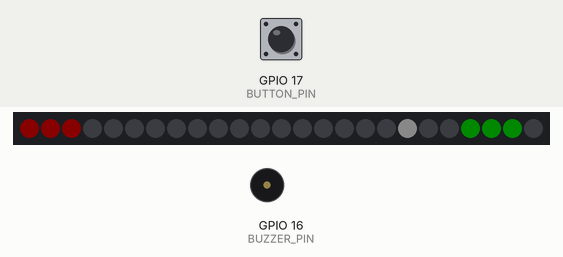
This sketch was run on a simulated ESP32. Parts: 25 RGB LEDs in strip order, left to right, buzzer (waves = sounding). Inputs (shaded band) come from the test bench; at power-on: GPIO 17 (BUTTON_PIN) HIGH. Dim RGB values are drawn brighter than linear; random numbers use the default seed unless the sketch sets one.

Above: at 3.2 s.
3.3 s: GPIO 17 (BUTTON_PIN) pulled LOW for 3.2 s
At 5.51 s:
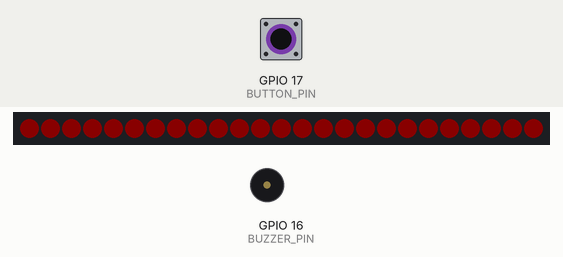
7.1 s: GPIO 17 (BUTTON_PIN) pulled LOW for 1 s
At 8.43 s:
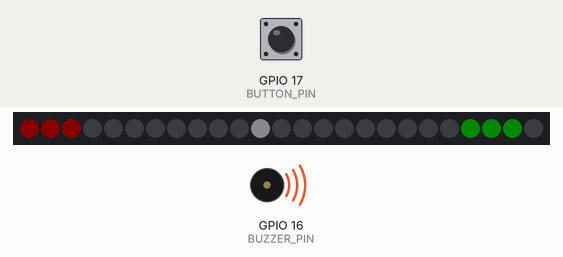
Timing chart, 0 to 12.4 s (numbered marks = the images above; inputs shaded):
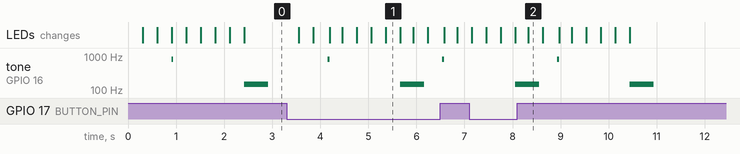

Measured:
- after the input at 3.3 s, tone on GPIO 16 (BUZZER_PIN): plays 800 Hz for 0.04 s, 150 Hz for 0.50 s, 800 Hz for 0.04 s, starting after 0.86 s; the LEDs: first change after 0.25 s (image 1 shows a later state)

The sketch:

LED_Matrix_Pong_Game.ino
```cpp
/*
 * =============================================================================
 * 5x5 PONG AGAINST AI
 * =============================================================================
 * A miniature single-player Pong game.
 *
 * PLAYER:
 *   Tilt left/right to move the paddle on the bottom row.
 *
 * IMU CONFIGURATION:
 *   Physical Y axis -> horizontal paddle movement
 *   Y axis is NOT inverted
 *   Tilt threshold = approximately 15 degrees
 *
 * CPU:
 *   A simple AI follows the ball horizontally.
 *
 * BUTTON:
 *   Restart the game after losing.
 *
 * Hardware:
 *   Matrix DATA = GPIO 7
 *   Button      = GPIO 17
 *   Buzzer      = GPIO 16
 *   IMU CS      = GPIO 10
 *   IMU SCK     = GPIO 12
 *   IMU MOSI    = GPIO 11
 *   IMU MISO    = GPIO 13
 * =============================================================================
 */

#include <Arduino.h>
#include <SPI.h>
#include <Adafruit_NeoPixel.h>

#define MATRIX_PIN 7
#define BUTTON_PIN 17
#define BUZZER_PIN 16

#define IMU_CS   10
#define IMU_SCK  12
#define IMU_MOSI 11
#define IMU_MISO 13

#define TILT_THRESHOLD 4240

#define NUM_PIXELS 25

Adafruit_NeoPixel matrix(
  NUM_PIXELS,
  MATRIX_PIN,
  NEO_GRB + NEO_KHZ800
);

//=============================================================================
// Game Variables
//=============================================================================

int ballX = 2;
int ballY = 3;

int ballDX = 1;
int ballDY = -1;

int playerX = 2;
int cpuX = 2;

unsigned long lastMove = 0;

bool gameOver = false;

// Prevents one continuous tilt from moving the paddle repeatedly.
bool tiltReady = true;

//=============================================================================
// Matrix
//=============================================================================

int xy(int x, int y)
{
  if (y % 2 == 0)
    return y * 5 + x;

  return y * 5 + (4 - x);
}

void pixel(int x, int y, uint32_t color)
{
  if (x >= 0 && x < 5 &&
      y >= 0 && y < 5)
  {
    matrix.setPixelColor(
      xy(x, y),
      color
    );
  }
}

void draw()
{
  matrix.clear();

  //------------------------------------------------------------------------
  // Ball
  //------------------------------------------------------------------------

  pixel(
    ballX,
    ballY,
    matrix.Color(255, 255, 255)
  );

  //------------------------------------------------------------------------
  // CPU paddle
  //------------------------------------------------------------------------

  pixel(
    cpuX,
    0,
    matrix.Color(255, 0, 0)
  );

  if (cpuX > 0)
  {
    pixel(
      cpuX - 1,
      0,
      matrix.Color(255, 0, 0)
    );
  }

  if (cpuX < 4)
  {
    pixel(
      cpuX + 1,
      0,
      matrix.Color(255, 0, 0)
    );
  }

  //------------------------------------------------------------------------
  // Player paddle
  //------------------------------------------------------------------------

  pixel(
    playerX,
    4,
    matrix.Color(0, 255, 0)
  );

  if (playerX > 0)
  {
    pixel(
      playerX - 1,
      4,
      matrix.Color(0, 255, 0)
    );
  }

  if (playerX < 4)
  {
    pixel(
      playerX + 1,
      4,
      matrix.Color(0, 255, 0)
    );
  }

  matrix.show();
}

//=============================================================================
// IMU
//=============================================================================

void imuWrite(byte reg, byte value)
{
  digitalWrite(IMU_CS, LOW);

  SPI.transfer(reg & 0x7F);
  SPI.transfer(value);

  digitalWrite(IMU_CS, HIGH);
}

int16_t imuRead16(byte reg)
{
  digitalWrite(IMU_CS, LOW);

  SPI.transfer(reg | 0x80);

  byte low = SPI.transfer(0);
  byte high = SPI.transfer(0);

  digitalWrite(IMU_CS, HIGH);

  return (int16_t)((high << 8) | low);
}

void setupIMU()
{
  pinMode(IMU_CS, OUTPUT);

  digitalWrite(IMU_CS, HIGH);

  SPI.begin(
    IMU_SCK,
    IMU_MISO,
    IMU_MOSI,
    IMU_CS
  );

  // LSM6DSM accelerometer:
  // 104 Hz, ±2g
  imuWrite(0x10, 0x40);
}

//=============================================================================
// Tilt Control
//=============================================================================

void readTilt()
{
  int16_t ay = imuRead16(0x2A);

  // Below threshold = neutral.
  if (abs(ay) < TILT_THRESHOLD)
  {
    tiltReady = true;
    return;
  }

  if (!tiltReady)
    return;

  // Positive Y -> right.
  if (ay > 0 && playerX < 4)
  {
    playerX++;
  }

  // Negative Y -> left.
  else if (ay < 0 && playerX > 0)
  {
    playerX--;
  }

  tiltReady = false;
}

//=============================================================================
// Reset
//=============================================================================

void resetGame()
{
  ballX = 2;
  ballY = 3;

  ballDX = random(0, 2) ? 1 : -1;
  ballDY = -1;

  playerX = 2;
  cpuX = 2;

  gameOver = false;

  tiltReady = true;

  draw();
}

//=============================================================================
// Game Over
//=============================================================================

void lose()
{
  gameOver = true;

  for (int i = 0; i < 3; i++)
  {
    matrix.clear();
    matrix.show();

    delay(100);

    for (int j = 0; j < NUM_PIXELS; j++)
    {
      matrix.setPixelColor(
        j,
        matrix.Color(255, 0, 0)
      );
    }

    matrix.show();

    delay(100);
  }

  tone(
    BUZZER_PIN,
    150,
    500
  );
}

//=============================================================================
// Ball Update
//=============================================================================

void updateBall()
{
  int nextX = ballX + ballDX;
  int nextY = ballY + ballDY;

  //------------------------------------------------------------------------
  // Side walls
  //------------------------------------------------------------------------

  if (nextX < 0 || nextX > 4)
  {
    ballDX = -ballDX;

    nextX = ballX + ballDX;
  }

  //------------------------------------------------------------------------
  // CPU paddle
  //------------------------------------------------------------------------

  if (nextY == 0)
  {
    if (abs(nextX - cpuX) <= 1)
    {
      ballDY = 1;

      tone(
        BUZZER_PIN,
        800,
        40
      );

      nextY = 1;
    }
    else
    {
      lose();
      return;
    }
  }

  //------------------------------------------------------------------------
  // Player paddle
  //------------------------------------------------------------------------

  if (nextY == 4)
  {
    if (abs(nextX - playerX) <= 1)
    {
      ballDY = -1;

      tone(
        BUZZER_PIN,
        1000,
        40
      );

      nextY = 3;
    }
    else
    {
      lose();
      return;
    }
  }

  ballX = nextX;
  ballY = nextY;

  //------------------------------------------------------------------------
  // CPU follows the ball.
  //------------------------------------------------------------------------

  if (cpuX < ballX)
    cpuX++;

  else if (cpuX > ballX)
    cpuX--;
}

//=============================================================================
// Setup
//=============================================================================

void setup()
{
  Serial.begin(115200);

  pinMode(
    BUTTON_PIN,
    INPUT_PULLUP
  );

  pinMode(
    BUZZER_PIN,
    OUTPUT
  );

  matrix.begin();

  matrix.setBrightness(10);

  setupIMU();

  randomSeed(
    (uint32_t)esp_random()
  );

  resetGame();
}

//=============================================================================
// Loop
//=============================================================================

void loop()
{
  if (gameOver)
  {
    if (digitalRead(BUTTON_PIN) == LOW)
    {
      delay(250);

      resetGame();
    }

    return;
  }

  readTilt();

  if (millis() - lastMove >= 300)
  {
    lastMove = millis();

    updateBall();

    draw();
  }

  delay(20);
}
```
